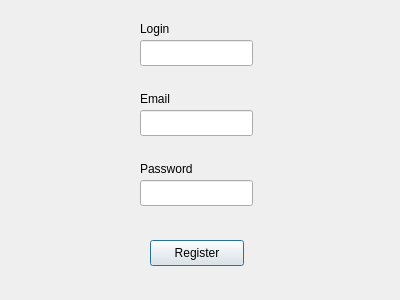
<?xml version="1.0" encoding="UTF-8"?>
<ui version="4.0">
 <class>RegisterDialog</class>
 <widget class="QDialog" name="RegisterDialog">
  <property name="geometry">
   <rect>
    <x>0</x>
    <y>0</y>
    <width>400</width>
    <height>300</height>
   </rect>
  </property>
  <property name="windowTitle">
   <string>Dialog</string>
  </property>
  <widget class="QPushButton" name="pushButton">
   <property name="geometry">
    <rect>
     <x>150</x>
     <y>240</y>
     <width>94</width>
     <height>26</height>
    </rect>
   </property>
   <property name="text">
    <string>Register</string>
   </property>
  </widget>
  <widget class="QLineEdit" name="editLogin">
   <property name="geometry">
    <rect>
     <x>140</x>
     <y>40</y>
     <width>113</width>
     <height>26</height>
    </rect>
   </property>
  </widget>
  <widget class="QLineEdit" name="editEmail">
   <property name="geometry">
    <rect>
     <x>140</x>
     <y>110</y>
     <width>113</width>
     <height>26</height>
    </rect>
   </property>
  </widget>
  <widget class="QLineEdit" name="editPassword">
   <property name="geometry">
    <rect>
     <x>140</x>
     <y>180</y>
     <width>113</width>
     <height>26</height>
    </rect>
   </property>
  </widget>
  <widget class="QLabel" name="label">
   <property name="geometry">
    <rect>
     <x>140</x>
     <y>20</y>
     <width>66</width>
     <height>18</height>
    </rect>
   </property>
   <property name="text">
    <string>Login</string>
   </property>
  </widget>
  <widget class="QLabel" name="label_2">
   <property name="geometry">
    <rect>
     <x>140</x>
     <y>90</y>
     <width>66</width>
     <height>18</height>
    </rect>
   </property>
   <property name="text">
    <string>Email</string>
   </property>
  </widget>
  <widget class="QLabel" name="label_3">
   <property name="geometry">
    <rect>
     <x>140</x>
     <y>160</y>
     <width>101</width>
     <height>18</height>
    </rect>
   </property>
   <property name="text">
    <string>Password</string>
   </property>
  </widget>
 </widget>
 <resources/>
 <connections/>
</ui>
